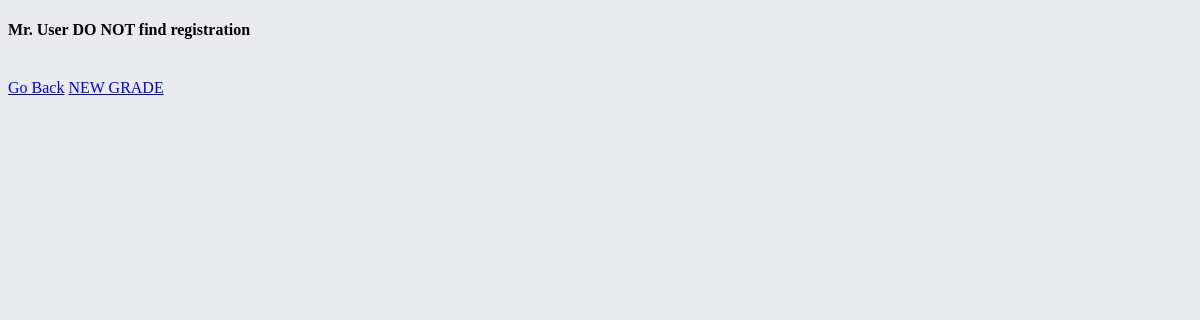
Page /admin/crud_grade/webm_view.php on the earlier database version.
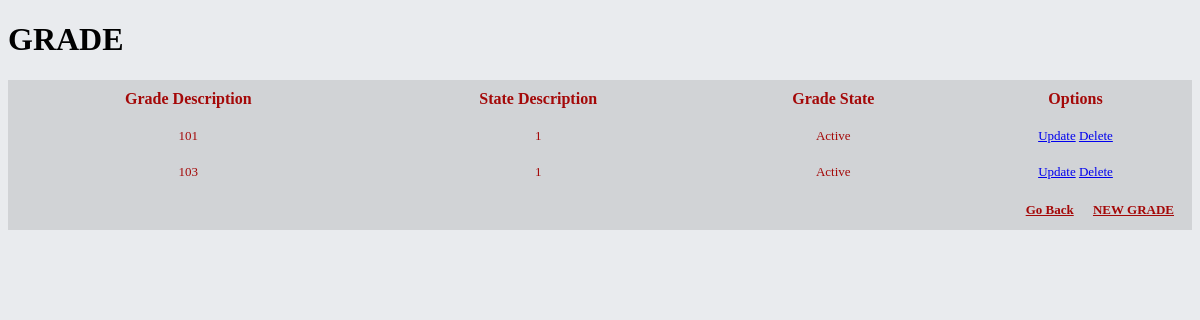
Same page on the later database version.
### tables this page shows
CREATE TABLE `grade` (
  `desc_grade` int(11) NOT NULL,
  `state_grade` int(11) NOT NULL
);

### admin/crud_grade/webm_view.php (the view, shortened to what this page needs)
<?php
$db = database::conectar();
?>
<!DOCTYPE html>
<html>
<head>
<link rel="stylesheet" type="text/css" href="../main.css">
</head>
<body>
<?php
$sql = "SELECT * FROM grade";
$query = $db ->query($sql);
if ($query->rowCount()>0): ?>
<table class="redTable">
<thead>
<h1>GRADE</h1>
</thead>
<tr>
	<th>Grade Description </th>
	<th>State Description</th>
	<th>Grade State</th>
	<th>Options</th>
</tr>
<?php while ($row = $query->fetch(PDO::FETCH_ASSOC)): ?>
<div>
<?php echo "<tr>"."<td>".$row['desc_grade'] . "</td>";
	echo "<td>".$row['state_grade'] . "</td>";
	if ($row['state_grade'] == 1) {
		echo "<td>"."Active" . "</td>";
	}else {
		echo "<td>"."Inactive" . "</td>";
	}
?>
<td><a id="buton2d" href="?action=editar&desc_grade=<?php echo $row['desc_grade'];?>">Update</a>
<a id="buton2d" href="?action=eliminar&desc_grade=<?php echo $row['desc_grade'];?>" onclick="return confirm('Are you sure to eliminate this grade?')">Delete</a></td></tr>
</div>
<?php endwhile; ?>
<tfoot>
	<tr>
		<td colspan="4">
			<div class="links">
				<a href="../index_admin.php" id="buton1b">Go Back</a>
				<a href="?action=ver&m=1" id="buton1b">NEW GRADE</a><br>
			</div>
		</td>
	</tr>
</tfoot>
</table>
<?php else: ?>
	<h4>Mr. User DO NOT find registration</h4>
	<br><a href="../index_admin.php" id="buton1b">Go Back</a>
	<a href="?action=ver&m=1" id="buton1b">NEW GRADE</a><br>
<?php endif; ?>
</body>
</html>

Differences in the rows shown:
added grade: desc_grade "101", state_grade "1", shows "Active"
added grade: desc_grade "103", state_grade "1", shows "Active"
Other differences:
text no longer shown: "Mr. User DO NOT find registration"
text now shown: "GRADE Grade Description State Description Grade State Options"
